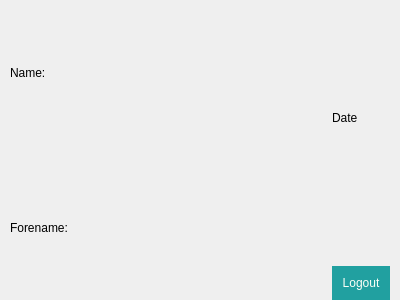
<?xml version="1.0" encoding="UTF-8"?>
<ui version="4.0">
 <class>InformationPanel</class>
 <widget class="QWidget" name="InformationPanel">
  <property name="geometry">
   <rect>
    <x>0</x>
    <y>0</y>
    <width>400</width>
    <height>300</height>
   </rect>
  </property>
  <property name="windowTitle">
   <string>Form</string>
  </property>
  <property name="styleSheet">
   <string notr="true"/>
  </property>
  <layout class="QVBoxLayout" name="verticalLayout">
   <property name="spacing">
    <number>0</number>
   </property>
   <property name="leftMargin">
    <number>0</number>
   </property>
   <property name="topMargin">
    <number>0</number>
   </property>
   <property name="rightMargin">
    <number>0</number>
   </property>
   <property name="bottomMargin">
    <number>0</number>
   </property>
   <item>
    <widget class="QFrame" name="frame">
     <property name="styleSheet">
      <string notr="true"/>
     </property>
     <property name="frameShape">
      <enum>QFrame::NoFrame</enum>
     </property>
     <property name="frameShadow">
      <enum>QFrame::Raised</enum>
     </property>
     <layout class="QHBoxLayout" name="horizontalLayout_2">
      <property name="spacing">
       <number>10</number>
      </property>
      <property name="leftMargin">
       <number>10</number>
      </property>
      <property name="topMargin">
       <number>0</number>
      </property>
      <property name="rightMargin">
       <number>10</number>
      </property>
      <property name="bottomMargin">
       <number>0</number>
      </property>
      <item>
       <layout class="QVBoxLayout" name="layout_info">
        <item>
         <widget class="QLabel" name="label_name">
          <property name="text">
           <string>Name: </string>
          </property>
         </widget>
        </item>
        <item>
         <widget class="QLabel" name="label_forename">
          <property name="text">
           <string>Forename: </string>
          </property>
         </widget>
        </item>
       </layout>
      </item>
      <item>
       <spacer name="horizontalSpacer_2">
        <property name="orientation">
         <enum>Qt::Horizontal</enum>
        </property>
        <property name="sizeHint" stdset="0">
         <size>
          <width>40</width>
          <height>20</height>
         </size>
        </property>
       </spacer>
      </item>
      <item>
       <layout class="QVBoxLayout" name="layout_logout">
        <property name="spacing">
         <number>30</number>
        </property>
        <item>
         <widget class="QLabel" name="label_date">
          <property name="text">
           <string>Date</string>
          </property>
         </widget>
        </item>
        <item>
         <widget class="QPushButton" name="button_logout">
          <property name="styleSheet">
           <string notr="true">QPushButton
{
    padding: 10px;
    border:none;
    font: 16pt 'Open Sans';
    color:rgb(252, 255, 247);
    background-color: rgb(33, 160, 160);
}

QPushButton:hover
{
    background-color: rgba(33, 160, 160,200);
}

QPushButton:pressed
{
    background-color: rgb(4, 95, 92);
}
</string>
          </property>
          <property name="text">
           <string>Logout</string>
          </property>
         </widget>
        </item>
       </layout>
      </item>
     </layout>
    </widget>
   </item>
  </layout>
 </widget>
 <resources/>
 <connections/>
</ui>
